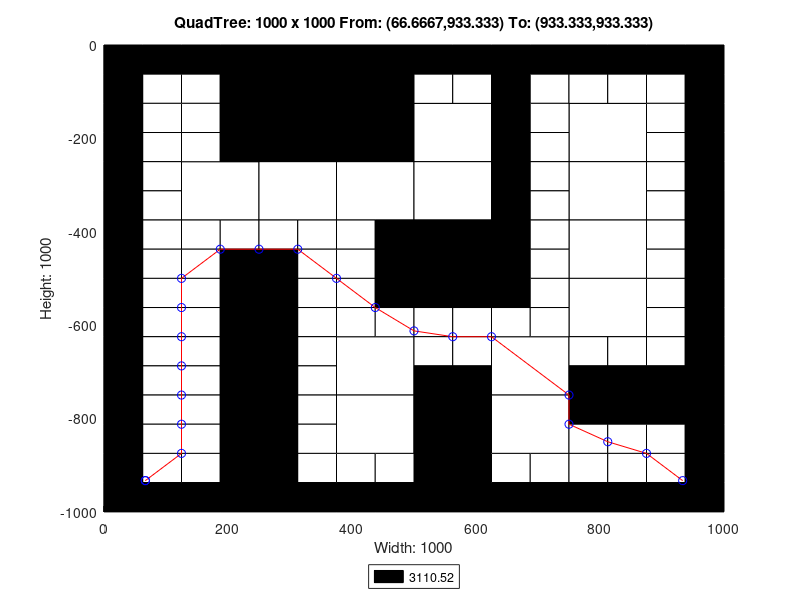

Write MATLAB code to recreate this figure.
axis([0 1000 -1000 0]);
title('QuadTree: 1000 x 1000 From: (66.6667,933.333) To: (933.333,933.333)');
xlabel('Width: 1000');
ylabel('Height: 1000');
rectangle('Position',[250 -250 250 250], 'FaceColor',[0 0 0]);
rectangle('Position',[125 -375 125 125], 'FaceColor',[1 1 1]);
rectangle('Position',[250 -375 125 125], 'FaceColor',[1 1 1]);
rectangle('Position',[375 -375 125 125], 'FaceColor',[1 1 1]);
rectangle('Position',[500 -250 125 125], 'FaceColor',[1 1 1]);
rectangle('Position',[750 -250 125 125], 'FaceColor',[1 1 1]);
rectangle('Position',[500 -375 125 125], 'FaceColor',[1 1 1]);
rectangle('Position',[500 -500 125 125], 'FaceColor',[0 0 0]);
rectangle('Position',[750 -375 125 125], 'FaceColor',[1 1 1]);
rectangle('Position',[750 -500 125 125], 'FaceColor',[1 1 1]);
rectangle('Position',[375 -750 125 125], 'FaceColor',[1 1 1]);
rectangle('Position',[375 -875 125 125], 'FaceColor',[1 1 1]);
rectangle('Position',[625 -750 125 125], 'FaceColor',[1 1 1]);
rectangle('Position',[750 -625 125 125], 'FaceColor',[1 1 1]);
rectangle('Position',[500 -875 125 125], 'FaceColor',[0 0 0]);
rectangle('Position',[625 -875 125 125], 'FaceColor',[1 1 1]);
rectangle('Position',[500 -1000 125 125], 'FaceColor',[0 0 0]);
rectangle('Position',[0 -62.5 62.5 62.5], 'FaceColor',[0 0 0]);
rectangle('Position',[62.5 -62.5 62.5 62.5], 'FaceColor',[0 0 0]);
rectangle('Position',[0 -125 62.5 62.5], 'FaceColor',[0 0 0]);
rectangle('Position',[62.5 -125 62.5 62.5], 'FaceColor',[1 1 1]);
rectangle('Position',[125 -62.5 62.5 62.5], 'FaceColor',[0 0 0]);
rectangle('Position',[187.5 -62.5 62.5 62.5], 'FaceColor',[0 0 0]);
rectangle('Position',[125 -125 62.5 62.5], 'FaceColor',[1 1 1]);
rectangle('Position',[187.5 -125 62.5 62.5], 'FaceColor',[0 0 0]);
rectangle('Position',[0 -187.5 62.5 62.5], 'FaceColor',[0 0 0]);
rectangle('Position',[62.5 -187.5 62.5 62.5], 'FaceColor',[1 1 1]);
rectangle('Position',[0 -250 62.5 62.5], 'FaceColor',[0 0 0]);
rectangle('Position',[62.5 -250 62.5 62.5], 'FaceColor',[1 1 1]);
rectangle('Position',[125 -187.5 62.5 62.5], 'FaceColor',[1 1 1]);
rectangle('Position',[187.5 -187.5 62.5 62.5], 'FaceColor',[0 0 0]);
rectangle('Position',[125 -250 62.5 62.5], 'FaceColor',[1 1 1]);
rectangle('Position',[187.5 -250 62.5 62.5], 'FaceColor',[0 0 0]);
rectangle('Position',[0 -312.5 62.5 62.5], 'FaceColor',[0 0 0]);
rectangle('Position',[62.5 -312.5 62.5 62.5], 'FaceColor',[1 1 1]);
rectangle('Position',[0 -375 62.5 62.5], 'FaceColor',[0 0 0]);
rectangle('Position',[62.5 -375 62.5 62.5], 'FaceColor',[1 1 1]);
rectangle('Position',[0 -437.5 62.5 62.5], 'FaceColor',[0 0 0]);
rectangle('Position',[62.5 -437.5 62.5 62.5], 'FaceColor',[1 1 1]);
rectangle('Position',[0 -500 62.5 62.5], 'FaceColor',[0 0 0]);
rectangle('Position',[62.5 -500 62.5 62.5], 'FaceColor',[1 1 1]);
rectangle('Position',[125 -437.5 62.5 62.5], 'FaceColor',[1 1 1]);
rectangle('Position',[187.5 -437.5 62.5 62.5], 'FaceColor',[1 1 1]);
rectangle('Position',[125 -500 62.5 62.5], 'FaceColor',[1 1 1]);
rectangle('Position',[187.5 -500 62.5 62.5], 'FaceColor',[0 0 0]);
rectangle('Position',[250 -437.5 62.5 62.5], 'FaceColor',[1 1 1]);
rectangle('Position',[312.5 -437.5 62.5 62.5], 'FaceColor',[1 1 1]);
rectangle('Position',[250 -500 62.5 62.5], 'FaceColor',[0 0 0]);
rectangle('Position',[312.5 -500 62.5 62.5], 'FaceColor',[1 1 1]);
rectangle('Position',[375 -437.5 62.5 62.5], 'FaceColor',[1 1 1]);
rectangle('Position',[437.5 -437.5 62.5 62.5], 'FaceColor',[0 0 0]);
rectangle('Position',[375 -500 62.5 62.5], 'FaceColor',[1 1 1]);
rectangle('Position',[437.5 -500 62.5 62.5], 'FaceColor',[0 0 0]);
rectangle('Position',[500 -62.5 62.5 62.5], 'FaceColor',[0 0 0]);
rectangle('Position',[562.5 -62.5 62.5 62.5], 'FaceColor',[0 0 0]);
rectangle('Position',[500 -125 62.5 62.5], 'FaceColor',[1 1 1]);
rectangle('Position',[562.5 -125 62.5 62.5], 'FaceColor',[1 1 1]);
rectangle('Position',[625 -62.5 62.5 62.5], 'FaceColor',[0 0 0]);
rectangle('Position',[687.5 -62.5 62.5 62.5], 'FaceColor',[0 0 0]);
rectangle('Position',[625 -125 62.5 62.5], 'FaceColor',[0 0 0]);
rectangle('Position',[687.5 -125 62.5 62.5], 'FaceColor',[1 1 1]);
rectangle('Position',[625 -187.5 62.5 62.5], 'FaceColor',[0 0 0]);
rectangle('Position',[687.5 -187.5 62.5 62.5], 'FaceColor',[1 1 1]);
rectangle('Position',[625 -250 62.5 62.5], 'FaceColor',[0 0 0]);
rectangle('Position',[687.5 -250 62.5 62.5], 'FaceColor',[1 1 1]);
rectangle('Position',[750 -62.5 62.5 62.5], 'FaceColor',[0 0 0]);
rectangle('Position',[812.5 -62.5 62.5 62.5], 'FaceColor',[0 0 0]);
rectangle('Position',[750 -125 62.5 62.5], 'FaceColor',[1 1 1]);
rectangle('Position',[812.5 -125 62.5 62.5], 'FaceColor',[1 1 1]);
rectangle('Position',[875 -62.5 62.5 62.5], 'FaceColor',[0 0 0]);
rectangle('Position',[937.5 -62.5 62.5 62.5], 'FaceColor',[0 0 0]);
rectangle('Position',[875 -125 62.5 62.5], 'FaceColor',[1 1 1]);
rectangle('Position',[937.5 -125 62.5 62.5], 'FaceColor',[0 0 0]);
rectangle('Position',[875 -187.5 62.5 62.5], 'FaceColor',[1 1 1]);
rectangle('Position',[937.5 -187.5 62.5 62.5], 'FaceColor',[0 0 0]);
rectangle('Position',[875 -250 62.5 62.5], 'FaceColor',[1 1 1]);
rectangle('Position',[937.5 -250 62.5 62.5], 'FaceColor',[0 0 0]);
rectangle('Position',[625 -312.5 62.5 62.5], 'FaceColor',[0 0 0]);
rectangle('Position',[687.5 -312.5 62.5 62.5], 'FaceColor',[1 1 1]);
rectangle('Position',[625 -375 62.5 62.5], 'FaceColor',[0 0 0]);
rectangle('Position',[687.5 -375 62.5 62.5], 'FaceColor',[1 1 1]);
rectangle('Position',[625 -437.5 62.5 62.5], 'FaceColor',[0 0 0]);
rectangle('Position',[687.5 -437.5 62.5 62.5], 'FaceColor',[1 1 1]);
rectangle('Position',[625 -500 62.5 62.5], 'FaceColor',[0 0 0]);
rectangle('Position',[687.5 -500 62.5 62.5], 'FaceColor',[1 1 1]);
rectangle('Position',[875 -312.5 62.5 62.5], 'FaceColor',[1 1 1]);
rectangle('Position',[937.5 -312.5 62.5 62.5], 'FaceColor',[0 0 0]);
rectangle('Position',[875 -375 62.5 62.5], 'FaceColor',[1 1 1]);
rectangle('Position',[937.5 -375 62.5 62.5], 'FaceColor',[0 0 0]);
rectangle('Position',[875 -437.5 62.5 62.5], 'FaceColor',[1 1 1]);
rectangle('Position',[937.5 -437.5 62.5 62.5], 'FaceColor',[0 0 0]);
rectangle('Position',[875 -500 62.5 62.5], 'FaceColor',[1 1 1]);
rectangle('Position',[937.5 -500 62.5 62.5], 'FaceColor',[0 0 0]);
rectangle('Position',[0 -562.5 62.5 62.5], 'FaceColor',[0 0 0]);
rectangle('Position',[62.5 -562.5 62.5 62.5], 'FaceColor',[1 1 1]);
rectangle('Position',[0 -625 62.5 62.5], 'FaceColor',[0 0 0]);
rectangle('Position',[62.5 -625 62.5 62.5], 'FaceColor',[1 1 1]);
rectangle('Position',[125 -562.5 62.5 62.5], 'FaceColor',[1 1 1]);
rectangle('Position',[187.5 -562.5 62.5 62.5], 'FaceColor',[0 0 0]);
rectangle('Position',[125 -625 62.5 62.5], 'FaceColor',[1 1 1]);
rectangle('Position',[187.5 -625 62.5 62.5], 'FaceColor',[0 0 0]);
rectangle('Position',[0 -687.5 62.5 62.5], 'FaceColor',[0 0 0]);
rectangle('Position',[62.5 -687.5 62.5 62.5], 'FaceColor',[1 1 1]);
rectangle('Position',[0 -750 62.5 62.5], 'FaceColor',[0 0 0]);
rectangle('Position',[62.5 -750 62.5 62.5], 'FaceColor',[1 1 1]);
rectangle('Position',[125 -687.5 62.5 62.5], 'FaceColor',[1 1 1]);
rectangle('Position',[187.5 -687.5 62.5 62.5], 'FaceColor',[0 0 0]);
rectangle('Position',[125 -750 62.5 62.5], 'FaceColor',[1 1 1]);
rectangle('Position',[187.5 -750 62.5 62.5], 'FaceColor',[0 0 0]);
rectangle('Position',[250 -562.5 62.5 62.5], 'FaceColor',[0 0 0]);
rectangle('Position',[312.5 -562.5 62.5 62.5], 'FaceColor',[1 1 1]);
rectangle('Position',[250 -625 62.5 62.5], 'FaceColor',[0 0 0]);
rectangle('Position',[312.5 -625 62.5 62.5], 'FaceColor',[1 1 1]);
rectangle('Position',[375 -562.5 62.5 62.5], 'FaceColor',[1 1 1]);
rectangle('Position',[437.5 -562.5 62.5 62.5], 'FaceColor',[0 0 0]);
rectangle('Position',[375 -625 62.5 62.5], 'FaceColor',[1 1 1]);
rectangle('Position',[437.5 -625 62.5 62.5], 'FaceColor',[1 1 1]);
rectangle('Position',[250 -687.5 62.5 62.5], 'FaceColor',[0 0 0]);
rectangle('Position',[312.5 -687.5 62.5 62.5], 'FaceColor',[1 1 1]);
rectangle('Position',[250 -750 62.5 62.5], 'FaceColor',[0 0 0]);
rectangle('Position',[312.5 -750 62.5 62.5], 'FaceColor',[1 1 1]);
rectangle('Position',[0 -812.5 62.5 62.5], 'FaceColor',[0 0 0]);
rectangle('Position',[62.5 -812.5 62.5 62.5], 'FaceColor',[1 1 1]);
rectangle('Position',[0 -875 62.5 62.5], 'FaceColor',[0 0 0]);
rectangle('Position',[62.5 -875 62.5 62.5], 'FaceColor',[1 1 1]);
rectangle('Position',[125 -812.5 62.5 62.5], 'FaceColor',[1 1 1]);
rectangle('Position',[187.5 -812.5 62.5 62.5], 'FaceColor',[0 0 0]);
rectangle('Position',[125 -875 62.5 62.5], 'FaceColor',[1 1 1]);
rectangle('Position',[187.5 -875 62.5 62.5], 'FaceColor',[0 0 0]);
rectangle('Position',[0 -937.5 62.5 62.5], 'FaceColor',[0 0 0]);
rectangle('Position',[62.5 -937.5 62.5 62.5], 'FaceColor',[1 1 1]);
rectangle('Position',[0 -1000 62.5 62.5], 'FaceColor',[0 0 0]);
rectangle('Position',[62.5 -1000 62.5 62.5], 'FaceColor',[0 0 0]);
rectangle('Position',[125 -937.5 62.5 62.5], 'FaceColor',[1 1 1]);
rectangle('Position',[187.5 -937.5 62.5 62.5], 'FaceColor',[0 0 0]);
rectangle('Position',[125 -1000 62.5 62.5], 'FaceColor',[0 0 0]);
rectangle('Position',[187.5 -1000 62.5 62.5], 'FaceColor',[0 0 0]);
rectangle('Position',[250 -812.5 62.5 62.5], 'FaceColor',[0 0 0]);
rectangle('Position',[312.5 -812.5 62.5 62.5], 'FaceColor',[1 1 1]);
rectangle('Position',[250 -875 62.5 62.5], 'FaceColor',[0 0 0]);
rectangle('Position',[312.5 -875 62.5 62.5], 'FaceColor',[1 1 1]);
rectangle('Position',[250 -937.5 62.5 62.5], 'FaceColor',[0 0 0]);
rectangle('Position',[312.5 -937.5 62.5 62.5], 'FaceColor',[1 1 1]);
rectangle('Position',[250 -1000 62.5 62.5], 'FaceColor',[0 0 0]);
rectangle('Position',[312.5 -1000 62.5 62.5], 'FaceColor',[0 0 0]);
rectangle('Position',[375 -937.5 62.5 62.5], 'FaceColor',[1 1 1]);
rectangle('Position',[437.5 -937.5 62.5 62.5], 'FaceColor',[1 1 1]);
rectangle('Position',[375 -1000 62.5 62.5], 'FaceColor',[0 0 0]);
rectangle('Position',[437.5 -1000 62.5 62.5], 'FaceColor',[0 0 0]);
rectangle('Position',[500 -562.5 62.5 62.5], 'FaceColor',[0 0 0]);
rectangle('Position',[562.5 -562.5 62.5 62.5], 'FaceColor',[0 0 0]);
rectangle('Position',[500 -625 62.5 62.5], 'FaceColor',[1 1 1]);
rectangle('Position',[562.5 -625 62.5 62.5], 'FaceColor',[1 1 1]);
rectangle('Position',[625 -562.5 62.5 62.5], 'FaceColor',[0 0 0]);
rectangle('Position',[687.5 -562.5 62.5 62.5], 'FaceColor',[1 1 1]);
rectangle('Position',[625 -625 62.5 62.5], 'FaceColor',[1 1 1]);
rectangle('Position',[687.5 -625 62.5 62.5], 'FaceColor',[1 1 1]);
rectangle('Position',[500 -687.5 62.5 62.5], 'FaceColor',[1 1 1]);
rectangle('Position',[562.5 -687.5 62.5 62.5], 'FaceColor',[1 1 1]);
rectangle('Position',[500 -750 62.5 62.5], 'FaceColor',[0 0 0]);
rectangle('Position',[562.5 -750 62.5 62.5], 'FaceColor',[0 0 0]);
rectangle('Position',[875 -562.5 62.5 62.5], 'FaceColor',[1 1 1]);
rectangle('Position',[937.5 -562.5 62.5 62.5], 'FaceColor',[0 0 0]);
rectangle('Position',[875 -625 62.5 62.5], 'FaceColor',[1 1 1]);
rectangle('Position',[937.5 -625 62.5 62.5], 'FaceColor',[0 0 0]);
rectangle('Position',[750 -687.5 62.5 62.5], 'FaceColor',[1 1 1]);
rectangle('Position',[812.5 -687.5 62.5 62.5], 'FaceColor',[1 1 1]);
rectangle('Position',[750 -750 62.5 62.5], 'FaceColor',[0 0 0]);
rectangle('Position',[812.5 -750 62.5 62.5], 'FaceColor',[0 0 0]);
rectangle('Position',[875 -687.5 62.5 62.5], 'FaceColor',[1 1 1]);
rectangle('Position',[937.5 -687.5 62.5 62.5], 'FaceColor',[0 0 0]);
rectangle('Position',[875 -750 62.5 62.5], 'FaceColor',[0 0 0]);
rectangle('Position',[937.5 -750 62.5 62.5], 'FaceColor',[0 0 0]);
rectangle('Position',[625 -937.5 62.5 62.5], 'FaceColor',[1 1 1]);
rectangle('Position',[687.5 -937.5 62.5 62.5], 'FaceColor',[1 1 1]);
rectangle('Position',[625 -1000 62.5 62.5], 'FaceColor',[0 0 0]);
rectangle('Position',[687.5 -1000 62.5 62.5], 'FaceColor',[0 0 0]);
rectangle('Position',[750 -812.5 62.5 62.5], 'FaceColor',[0 0 0]);
rectangle('Position',[812.5 -812.5 62.5 62.5], 'FaceColor',[0 0 0]);
rectangle('Position',[750 -875 62.5 62.5], 'FaceColor',[1 1 1]);
rectangle('Position',[812.5 -875 62.5 62.5], 'FaceColor',[1 1 1]);
rectangle('Position',[875 -812.5 62.5 62.5], 'FaceColor',[0 0 0]);
rectangle('Position',[937.5 -812.5 62.5 62.5], 'FaceColor',[0 0 0]);
rectangle('Position',[875 -875 62.5 62.5], 'FaceColor',[1 1 1]);
rectangle('Position',[937.5 -875 62.5 62.5], 'FaceColor',[0 0 0]);
rectangle('Position',[750 -937.5 62.5 62.5], 'FaceColor',[1 1 1]);
rectangle('Position',[812.5 -937.5 62.5 62.5], 'FaceColor',[1 1 1]);
rectangle('Position',[750 -1000 62.5 62.5], 'FaceColor',[0 0 0]);
rectangle('Position',[812.5 -1000 62.5 62.5], 'FaceColor',[0 0 0]);
rectangle('Position',[875 -937.5 62.5 62.5], 'FaceColor',[1 1 1]);
rectangle('Position',[937.5 -937.5 62.5 62.5], 'FaceColor',[0 0 0]);
rectangle('Position',[875 -1000 62.5 62.5], 'FaceColor',[0 0 0]);
rectangle('Position',[937.5 -1000 62.5 62.5], 'FaceColor',[0 0 0]);
X=[933.333,875,812.5,750,750,625,562.5,500,437.5,375,312.5,250,187.5,125,125,125,125,125,125,125,66.6667,66.6667];
Y=[-933.333,-875,-850,-812.5,-750,-625,-625,-612.5,-562.5,-500,-437.5,-437.5,-437.5,-500,-562.5,-625,-687.5,-750,-812.5,-875,-933.333,-933.333];
hold on;
plot(X,Y,'r');
plot(X,Y,'bo');
legend('3110.52','Location','southoutside');
